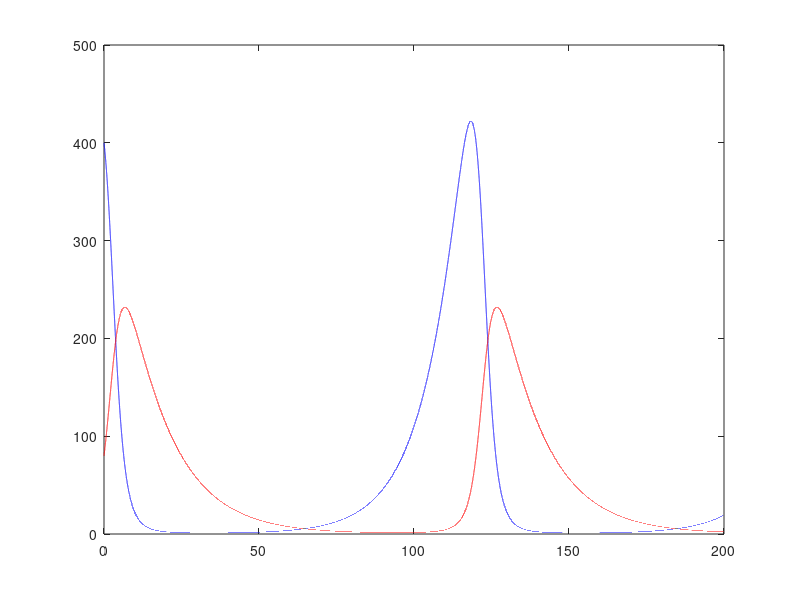
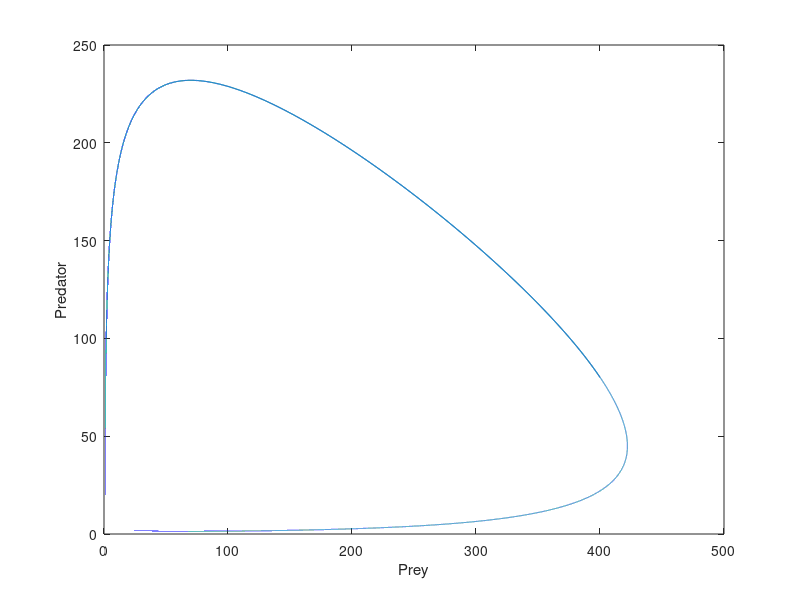

MATLAB code for these plots, in order:
B = 400;
R = 80;

tMax = 200;
tStepSize = 0.001;

alpha = 0.1;
beta = 0.002;
gamma = 0.05;
delta = 0.001;

e1 = 0.01;
e2 = 0.02;

bProgress = zeros(tMax/tStepSize + 1, 1);
rProgress = zeros(tMax/tStepSize + 1, 1);
tProgress = zeros(tMax/tStepSize + 1, 1);

i = 1;

for t=0:tStepSize:tMax
    % derivatives
    b_ = alpha*B - beta*B*R - e1*B;
    r_ = -gamma*R + delta*B*R - e2*R;

    B = B + b_ * tStepSize;
    R = R + r_ * tStepSize;

    bProgress(i) = B;
    rProgress(i) = R;
    tProgress(i) = t;

    i = i + 1;

end

plot(tProgress, bProgress, 'b');
hold on;
plot(tProgress, rProgress, 'r');
hold off;

figure;
plot(bProgress, rProgress);
xlabel('Prey');
ylabel('Predator');